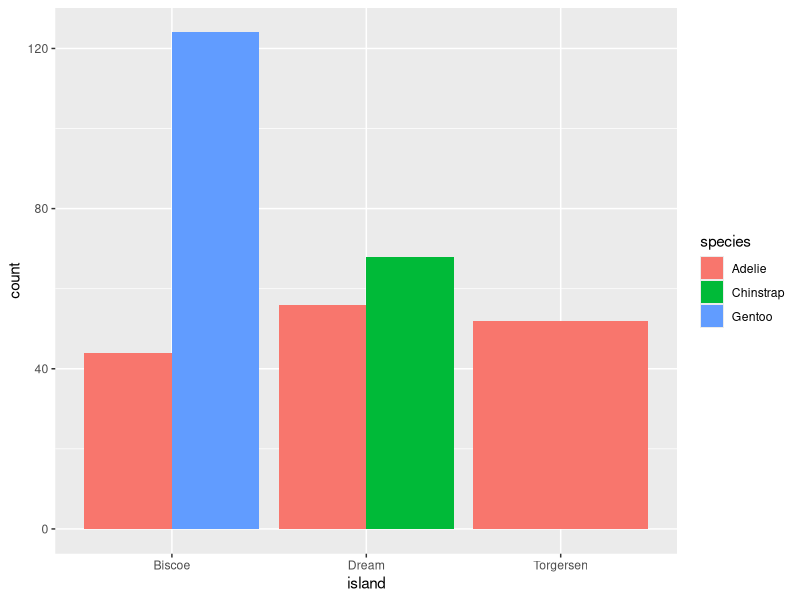
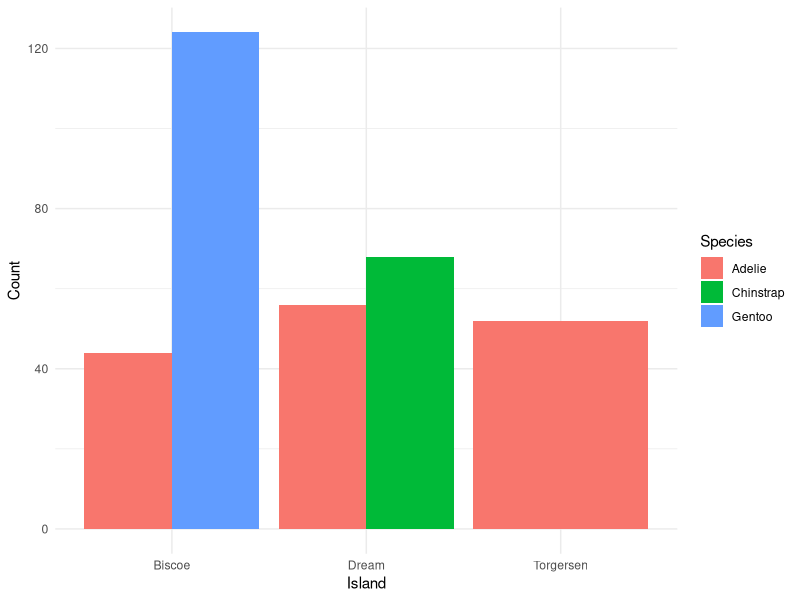

Reproduce these figures in R, in order.

            library(ggplot2)
            library(palmerpenguins)
            built_answer <- tryCatch(
                {
                    set.seed(42)
                    ggplot(penguins, aes(x = island, fill = species)) + geom_bar(position = "dodge")
                    suppressWarnings(
                        if (!file.exists("/sandbox/figures/species_island_bar_dodged_answer.png")) {
                            ggsave(
                                width = 3,
                                height = 3,
                                "/sandbox/figures/species_island_bar_dodged_answer.png"
                            )
                        }
                    )
                    suppressWarnings(
                        ggplot_build(last_plot())
                    )
                },
                error = function(e) {
                    'ERROR'
                }
            )
            built_submission <- tryCatch(
                {
                    set.seed(42)
                    ggplot(penguins, aes(x = island, fill = species)) +
  geom_bar(position = "dodge") +
  labs(y = "Count", x = "Island", fill = "Species") +
  theme_minimal()
                    suppressWarnings(
                        ggsave(
                            width = 3,
                            height = 3,
                            "figures/species_island_bar_dodged_submission_phi4mini.png"
                        )
                    )
                    suppressWarnings(
                        ggplot_build(last_plot())
                    )
                },
                error = function(e) {
                    'ERROR'
                }
            )
            cat(isTRUE(all.equal(built_answer, built_submission)))
        
